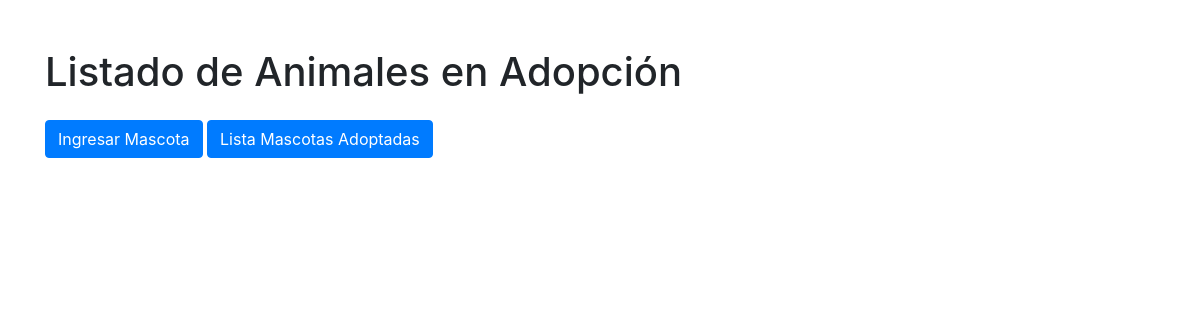
The page /listado_mascotas/ on the database as committed earlier.
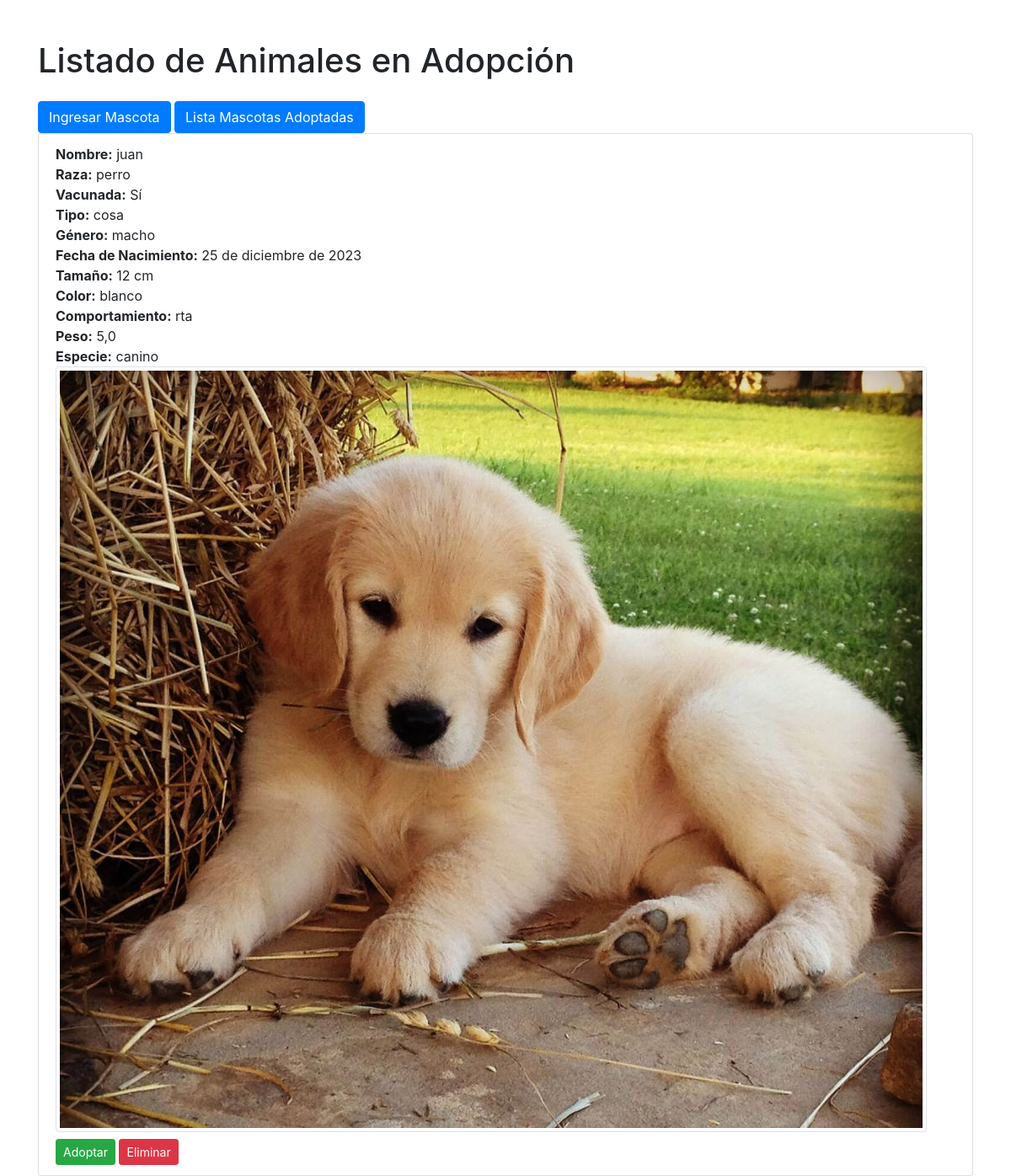
The same page on the database as committed later.
### mascotas/models.py (models this page shows, shortened)
class Mascota(models.Model):
    id_mascotas = models.AutoField(primary_key=True)
    rut_usuario = models.ForeignKey('mascotas.Usuario', related_name='mascotas', on_delete=models.CASCADE)
    nombre_m = models.CharField(max_length=100)
    raza_m = models.CharField(max_length=100)
    vacuna_m = models.BooleanField(default=False)
    tipo_m = models.CharField(max_length=100)
    genero_m = models.CharField(max_length=10)
    fecha_nac_m = models.DateField()
    tamaño_m = models.CharField(max_length=20)
    color_m = models.CharField(max_length=50)
    comportamiento_m = models.TextField()
    peso_m = models.FloatField()
    especie_m = models.CharField(max_length=50)
    imagen = models.ImageField(upload_to='uploads', blank=True, null=True)
    class Meta:
        app_label = 'mascotas'

### mascotas/views.py (the view)
# urls.py: path('listado_mascotas/', views.listado_mascotas, name='listado_mascotas'),
def listado_mascotas(request):
    mascotas = Mascota.objects.all()
    return render(request, 'mascotas/listado_mascotas.html', {'mascotas': mascotas})

### mascotas/templates/mascotas/listado_mascotas.html (shortened to what this page needs)
<!DOCTYPE html>
<html lang="es">
<head>
    <link rel="stylesheet" href="https://stackpath.bootstrapcdn.com/bootstrap/4.5.2/css/bootstrap.min.css">
</head>
<body class="container mt-5">
    <h1>Listado de Animales en Adopción</h1>
    <a href="{% url 'ingresar_mascota' %}" class="btn btn-primary mt-3">Ingresar Mascota</a>
    <a href="{% url 'adoptar_mascota_lista' %}" class="btn btn-primary mt-3">Lista Mascotas Adoptadas</a>
    <ul class="list-group">
        {% for mascota in mascotas %}
            <li class="list-group-item">
                <strong>Nombre:</strong> {{ mascota.nombre_m }}<br>
                <strong>Raza:</strong> {{ mascota.raza_m }}<br>
                <strong>Vacunada:</strong> {% if mascota.vacuna_m %}Sí{% else %}No{% endif %}<br>
                <strong>Tipo:</strong> {{ mascota.tipo_m }}<br>
                <strong>Género:</strong> {{ mascota.genero_m }}<br>
                <strong>Fecha de Nacimiento:</strong> {{ mascota.fecha_nac_m }}<br>
                <strong>Tamaño:</strong> {{ mascota.tamaño_m }}<br>
                <strong>Color:</strong> {{ mascota.color_m }}<br>
                <strong>Comportamiento:</strong> {{ mascota.comportamiento_m }}<br>
                <strong>Peso:</strong> {{ mascota.peso_m }}<br>
                <strong>Especie:</strong> {{ mascota.especie_m }}<br>
                {% if mascota.imagen %}
                <img src="{{ mascota.imagen.url }}" alt="Imagen de {{ mascota.nombre_m }}" class="img-thumbnail">
                {% endif %}
                <a href="{% url 'adoptar_mascota' mascota.id_mascotas %}" class="btn btn-success btn-sm mt-2">Adoptar</a>
                <form method="post" action="{% url 'eliminar_mascota' mascota.id_mascotas %}" style="display:inline;">
                    <button type="submit" class="btn btn-danger btn-sm mt-2">Eliminar</button>
                </form>
            </li>
        {% endfor %}
    </ul>
</body>
</html>

Rows that differ between the two databases and show on the page:
added Mascota: nombre_m "juan", raza_m "perro", vacuna_m "Sí", tipo_m "cosa", genero_m "macho", fecha_nac_m "25 de diciembre de 2023", tamaño_m "12 cm", color_m "blanco", comportamiento_m "rta", peso_m "5,0", especie_m "canino", imagen (picture)
